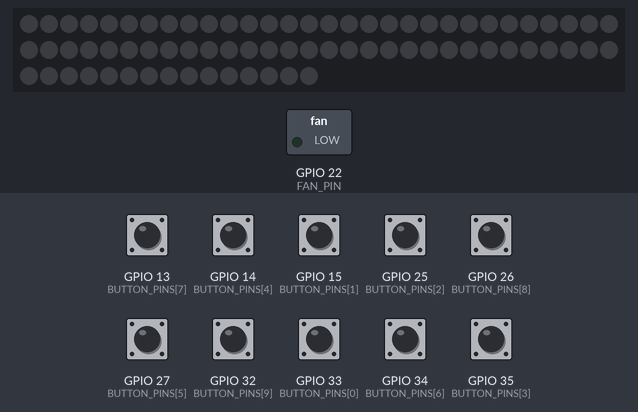
A sketch run on a simulated ESP32. On the bench: 75 RGB LEDs in strip order, left to right, continuing on the next row, switched loads named in the sketch (green lamp = pin HIGH). The test bench sets the inputs (shaded band); at power-on: GPIO 13 (BUTTON_PINS[7]), GPIO 14 (BUTTON_PINS[4]), GPIO 15 (BUTTON_PINS[1]), GPIO 25 (BUTTON_PINS[2]), GPIO 26 (BUTTON_PINS[8]), GPIO 27 (BUTTON_PINS[5]), GPIO 32 (BUTTON_PINS[9]), GPIO 33 (BUTTON_PINS[0]), GPIO 34 (BUTTON_PINS[6]), GPIO 35 (BUTTON_PINS[3]) HIGH. Dim RGB values are drawn brighter than linear; what the sketch prints to the serial monitor is not drawn.

Above: at 1.5 s.
1.6 s: GPIO 27 (BUTTON_PINS[5]) pulled LOW for 0.15 s
2.3 s: GPIO 34 (BUTTON_PINS[6]) pulled LOW for 0.15 s
At 2.47 s:
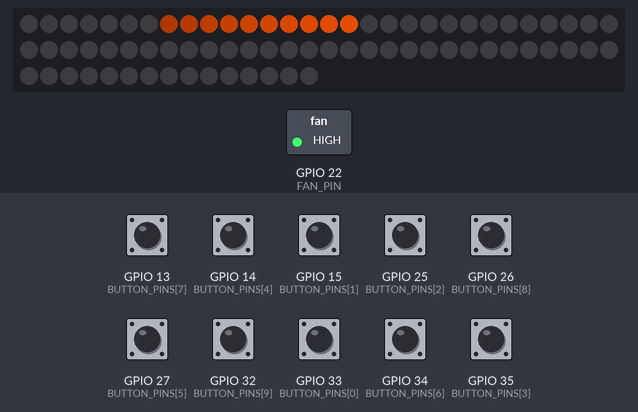
3.0 s: GPIO 14 (BUTTON_PINS[4]) pulled LOW for 0.15 s
4.6 s: GPIO 25 (BUTTON_PINS[2]) pulled LOW for 0.15 s
At 5.8 s:
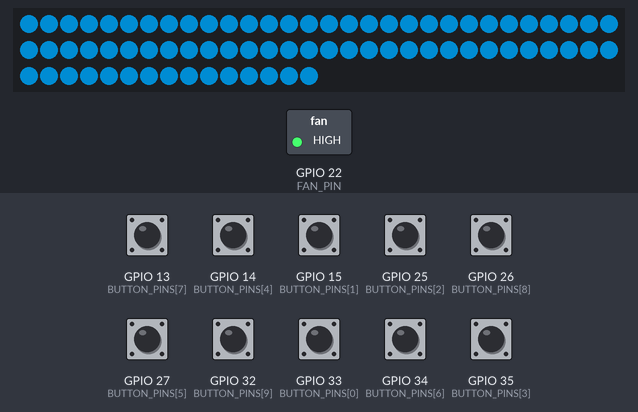
6.2 s: GPIO 27 (BUTTON_PINS[5]) pulled LOW for 1 s
At 6.67 s:
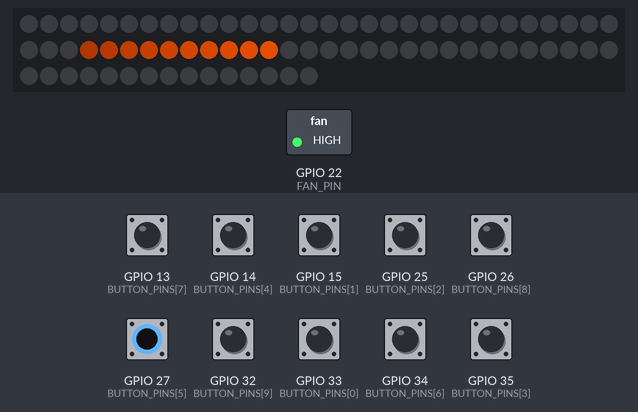
7.8 s: GPIO 15 (BUTTON_PINS[1]) pulled LOW for 0.15 s
At 8.3 s:
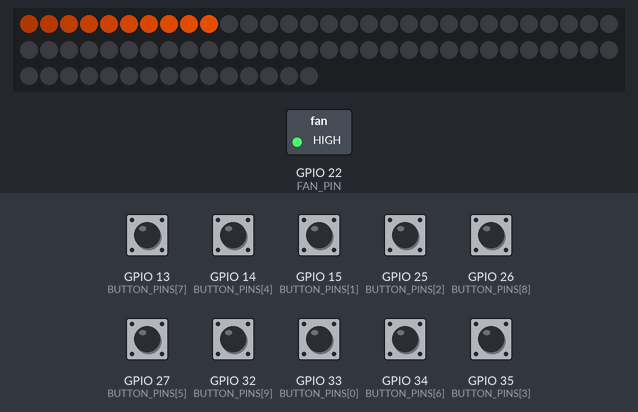
Timing chart, 0 to 9.5 s (numbered marks = the images above; inputs shaded):
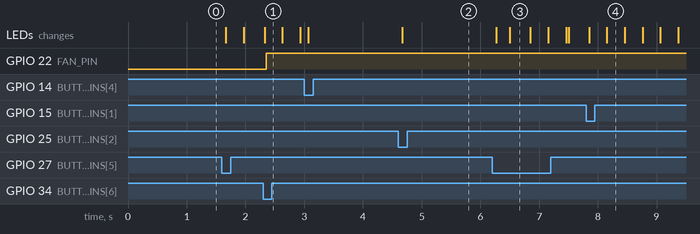

Measured:
- after the input at 2.3 s, GPIO 22 (FAN_PIN): LOW → HIGH after 0.05 s
- after the input at 4.6 s, the LEDs: change after 0.07 s (image 2)
- after the input at 6.2 s, the LEDs: first change after 0.07 s (image 3 shows a later state)

The sketch:

esp32_actor.ino
```cpp
#include <Arduino.h>
#include <Adafruit_NeoPixel.h>

constexpr uint32_t SERIAL_BAUDRATE = 115200;
constexpr uint16_t DEBOUNCE_MS = 40;
constexpr uint16_t STATUS_INTERVAL_MS = 500;
constexpr uint16_t ANIMATION_INTERVAL_MS = 35;

constexpr uint8_t BUTTON_PINS[10] = {33, 15, 25, 35, 14, 27, 34, 13, 26, 32};
constexpr uint8_t FAN_PIN = 22;
constexpr uint8_t NEOPIXEL_PIN = 0;
constexpr uint16_t NEOPIXEL_COUNT = 75;

Adafruit_NeoPixel pixels(NEOPIXEL_COUNT, NEOPIXEL_PIN, NEO_GRB + NEO_KHZ800);

struct ButtonState {
  bool stablePressed = false;
  bool lastRawPressed = false;
  uint32_t changedAt = 0;
};

struct VehicleState {
  bool highBeam = false;
  bool lowBeam = false;
  bool underbody = false;
  bool leftIndicator = false;
  bool rightIndicator = false;
  bool hazard = false;
  bool fan = false;
};

ButtonState buttons[10];
VehicleState state;
String serialCommand;
uint32_t lastStatusAt = 0;
uint32_t lastAnimationAt = 0;
uint32_t animationStep = 0;

void setAllPixels(uint32_t color) {
  for (uint16_t i = 0; i < NEOPIXEL_COUNT; i++) pixels.setPixelColor(i, color);
}

void updateOutputs() {
  digitalWrite(FAN_PIN, state.fan ? HIGH : LOW);
}

void updatePixels() {
  const uint32_t now = millis();
  if (now - lastAnimationAt < ANIMATION_INTERVAL_MS) return;
  lastAnimationAt = now;
  pixels.clear();

  if (state.hazard) {
    constexpr uint8_t trailLength = 10;
    const uint16_t head = animationStep % NEOPIXEL_COUNT;
    for (uint8_t offset = 0; offset < trailLength; offset++) {
      const uint16_t index = (head + NEOPIXEL_COUNT - offset) % NEOPIXEL_COUNT;
      const uint8_t brightness = 255 - (offset * 20);
      pixels.setPixelColor(index, pixels.Color(brightness, brightness / 3, 0));
    }
    animationStep++;
  } else if (state.underbody) {
    setAllPixels(pixels.Color(0, 120, 180));
  }

  pixels.show();
}

void sendStatus(int8_t eventButton = -1) {
  Serial.print("{\"device\":\"esp32_actor\",\"states\":{");
  Serial.print("\"highBeam\":"); Serial.print(state.highBeam ? "true" : "false");
  Serial.print(",\"lowBeam\":"); Serial.print(state.lowBeam ? "true" : "false");
  Serial.print(",\"underbody\":"); Serial.print(state.underbody ? "true" : "false");
  Serial.print(",\"leftIndicator\":"); Serial.print(state.leftIndicator ? "true" : "false");
  Serial.print(",\"rightIndicator\":"); Serial.print(state.rightIndicator ? "true" : "false");
  Serial.print(",\"hazard\":"); Serial.print(state.hazard ? "true" : "false");
  Serial.print(",\"fan\":"); Serial.print(state.fan ? "true" : "false");
  Serial.print("},\"buttons\":[");
  for (uint8_t i = 0; i < 10; i++) {
    if (i > 0) Serial.print(',');
    Serial.print(buttons[i].stablePressed ? "true" : "false");
  }
  Serial.print(']');
  if (eventButton > 0) {
    Serial.print(",\"event_button\":");
    Serial.print(eventButton);
  }
  Serial.println('}');
}

void disableHazard() {
  state.hazard = false;
  state.leftIndicator = false;
  state.rightIndicator = false;
}

void setStateByName(const String &name, bool enabled) {
  if (name == "highBeam") state.highBeam = enabled;
  else if (name == "lowBeam") state.lowBeam = enabled;
  else if (name == "underbody") state.underbody = enabled;
  else if (name == "leftIndicator") state.leftIndicator = enabled;
  else if (name == "rightIndicator") state.rightIndicator = enabled;
  else if (name == "fan") state.fan = enabled;
  else if (name == "hazard") {
    state.hazard = enabled;
    state.leftIndicator = enabled;
    state.rightIndicator = enabled;
  } else {
    return;
  }
  updateOutputs();
  sendStatus();
}

void handleSerialCommand(String command) {
  command.trim();
  if (!command.startsWith("SET ")) return;

  const int secondSpace = command.indexOf(' ', 4);
  if (secondSpace < 0) return;

  const String name = command.substring(4, secondSpace);
  const String value = command.substring(secondSpace + 1);
  if (value != "0" && value != "1") return;

  setStateByName(name, value == "1");
}

void readSerialCommands() {
  while (Serial.available() > 0) {
    const char c = static_cast<char>(Serial.read());
    if (c == '\n') {
      handleSerialCommand(serialCommand);
      serialCommand = "";
    } else if (c != '\r') {
      if (serialCommand.length() < 96) serialCommand += c;
      else serialCommand = "";
    }
  }
}

void handleButtonPress(uint8_t index) {
  switch (index) {
    case 0: state.highBeam = !state.highBeam; break;
    case 1: state.lowBeam = !state.lowBeam; break;
    case 2: state.underbody = !state.underbody; break;
    case 3:
      if (state.hazard) disableHazard();
      state.leftIndicator = !state.leftIndicator;
      break;
    case 4:
      if (state.hazard) disableHazard();
      state.rightIndicator = !state.rightIndicator;
      break;
    case 5:
      if (state.hazard) disableHazard();
      else {
        state.hazard = true;
        state.leftIndicator = true;
        state.rightIndicator = true;
      }
      break;
    case 6: state.fan = !state.fan; break;
    case 7: case 8: case 9: break;
  }

  updateOutputs();
  sendStatus(index + 1);
}

void readButtons() {
  const uint32_t now = millis();
  for (uint8_t i = 0; i < 10; i++) {
    const bool rawPressed = digitalRead(BUTTON_PINS[i]) == LOW;
    if (rawPressed != buttons[i].lastRawPressed) {
      buttons[i].lastRawPressed = rawPressed;
      buttons[i].changedAt = now;
    }
    if ((now - buttons[i].changedAt) >= DEBOUNCE_MS && rawPressed != buttons[i].stablePressed) {
      buttons[i].stablePressed = rawPressed;
      if (buttons[i].stablePressed) handleButtonPress(i);
    }
  }
}

void setup() {
  Serial.begin(SERIAL_BAUDRATE);
  serialCommand.reserve(96);
  for (uint8_t pin : BUTTON_PINS) pinMode(pin, INPUT);
  pinMode(FAN_PIN, OUTPUT);
  digitalWrite(FAN_PIN, LOW);

  pixels.begin();
  pixels.setBrightness(180);
  pixels.clear();
  pixels.show();

  delay(300);
  sendStatus();
}

void loop() {
  readSerialCommands();
  readButtons();
  updatePixels();
  const uint32_t now = millis();
  if (now - lastStatusAt >= STATUS_INTERVAL_MS) {
    lastStatusAt = now;
    sendStatus();
  }
  delay(5);
}
```
